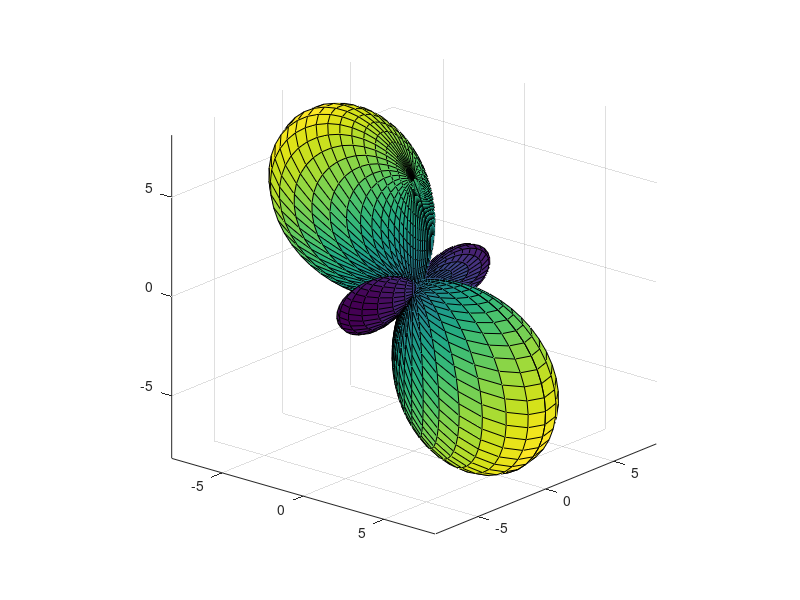

Write the MATLAB code that produced this figure. (Note: this script raises an error after producing the figure.)
N_Grid = 50;

phi   = linspace(0,2*pi,N_Grid);
theta = linspace(-pi/2,pi/2,N_Grid);
[Phi,Theta] = meshgrid(phi,theta);

T = Theta(:);
P = Phi(:);
V1 = [cos(T).*cos(P),cos(T).*sin(P),sin(T)];
V2 = V1;
% V2 = [-sin(T).*cos(P),-sin(T).*sin(P),cos(T)];

% Raman = [1,0,0;0,-5,0;0,0,10];
Raman = [5.5,0,-4.5;0,-5,0;-4.5,0,5.5];

Rho = sum((V1*Raman).*V2,2);
Rho = reshape(Rho,size(Theta));

[X,Y,Z] = sph2cart(Phi,Theta,abs(Rho));

hF =figure;
hAx = axes;
% surf(X,Y,Z,sign(Z))
% surf(X,Y,Z,X.^2+Y.^2+Z.^2)
surf(X,Y,Z,Rho)

axis equal
view([40,20]) 
hAx.XLabel.String = 'x';
hAx.YLabel.String = 'y';
hAx.ZLabel.String = 'z';
hAx.Box = 'on';